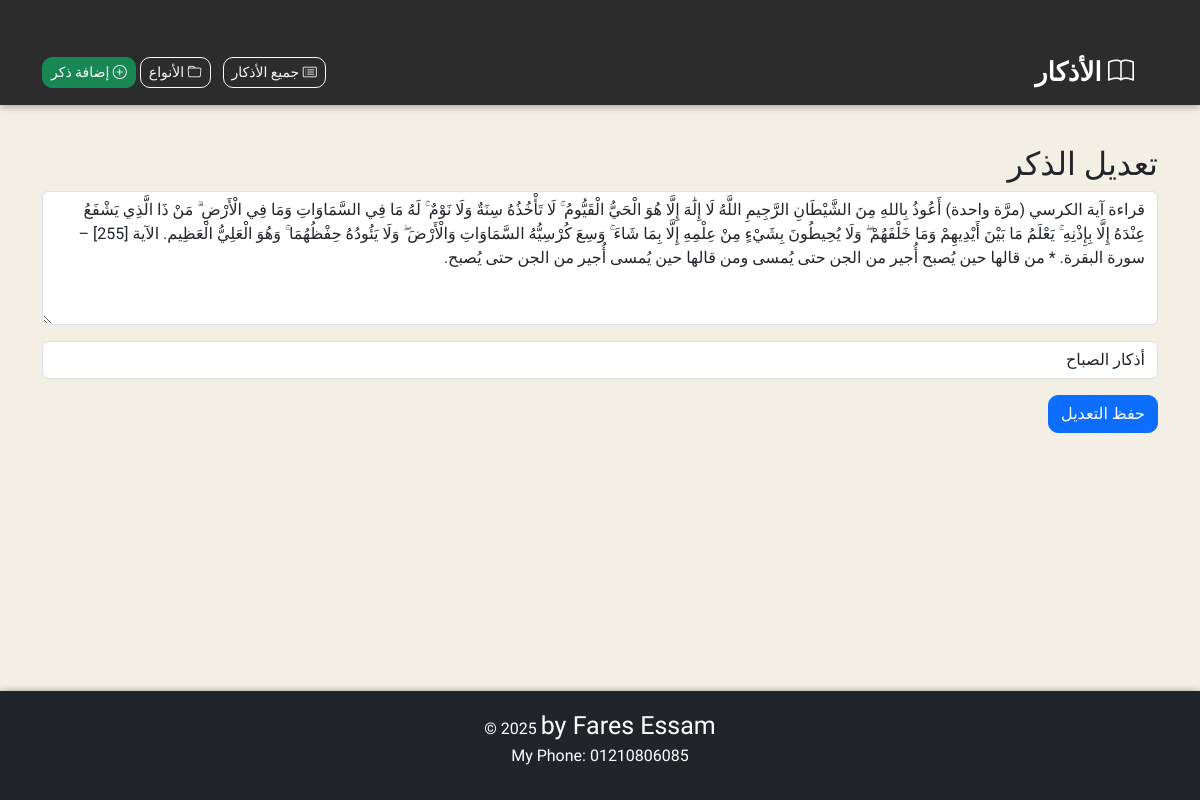
The page /edit/7/ on the database its author committed.
### azkar/models.py (models this page shows, shortened)
class Dhikr(models.Model):
    text = models.TextField()
    category = models.ForeignKey(Category, on_delete=models.CASCADE)

### azkar/views.py (the view)
# urls.py: path('edit/<int:dhikr_id>/', edit_dhikr, name='edit_dhikr'),
def edit_dhikr(request, dhikr_id):
    dhikr = Dhikr.objects.get(id=dhikr_id)
    if request.method == "POST":
        form = DhikrForm(request.POST, instance=dhikr)
        if form.is_valid():
            form.save()
            return redirect("dhikr_detail", dhikr_id)
    else:
        form = DhikrForm(instance=dhikr)
    return render(request, "edit_dhikr.html", {"form": form})

### azkar/forms.py
class DhikrForm(forms.ModelForm):
    class Meta:
        model = Dhikr
        fields = ['text', 'category']
        widgets = {
            'text': forms.Textarea(attrs={'class':'form-control', 'rows':5}),
            'category': forms.Select(attrs={'class':'form-control'})
        }

### azkar/models.py (called while the page is built)
    def __str__(self):
        return self.name

### azkar/templates/edit_dhikr.html (shortened to what this page needs)
{% extends "base.html" %} {% block content %}
<h2>تعديل الذكر</h2>
<form method="post">
  <div class="mb-3">{{ form.text }}</div>
  <div class="mb-3">{{ form.category }}</div>
  <button class="btn btn-primary">حفظ التعديل</button>
</form>
{% endblock %}

### azkar/templates/base.html (style rules this page uses)
body { background-color: #f3efe5; font-family: "Amiri", serif; }
.btn { border-radius: 10px; }

### rows shown on the page
Dhikr: text "قراءة آية الكرسي (مرَّة واحدة) أَعُوذُ بِاللهِ مِنَ الشَّيْطَانِ الرَّجِيمِ اللَّهُ لَا إِلَٰهَ إِلَّا هُوَ الْحَيُّ الْقَيُّومُ ۚ لَا تَأْخُذُهُ سِنَةٌ وَلَا نَوْمٌ ۚ لَهُ مَا فِي السَّمَاوَاتِ وَمَا فِي الْأَرْضِ ۗ مَنْ ذَا الَّذِي يَشْفَعُ عِنْدَهُ إِلَّا بِإِذْنِهِ ۚ يَعْلَمُ مَا بَيْنَ أَيْدِيهِمْ وَمَا خَلْفَهُمْ ۖ وَلَا يُحِيطُونَ بِشَيْءٍ مِنْ عِلْمِهِ إِلَّا بِمَا شَاءَ ۚ وَسِعَ كُرْسِيُّهُ السَّمَاوَاتِ وَالْأَرْضَ ۖ وَلَا يَئُودُهُ حِفْظُهُمَا ۚ وَهُوَ الْعَلِيُّ الْعَظِيم. الآية [255] – سورة البقرة. * من قالها حين يُصبح أُجير من الجن حتى يُمسى ومن قالها حين يُمسى أُجير من الجن حتى يُصبح.", category "أذكار الصباح"
